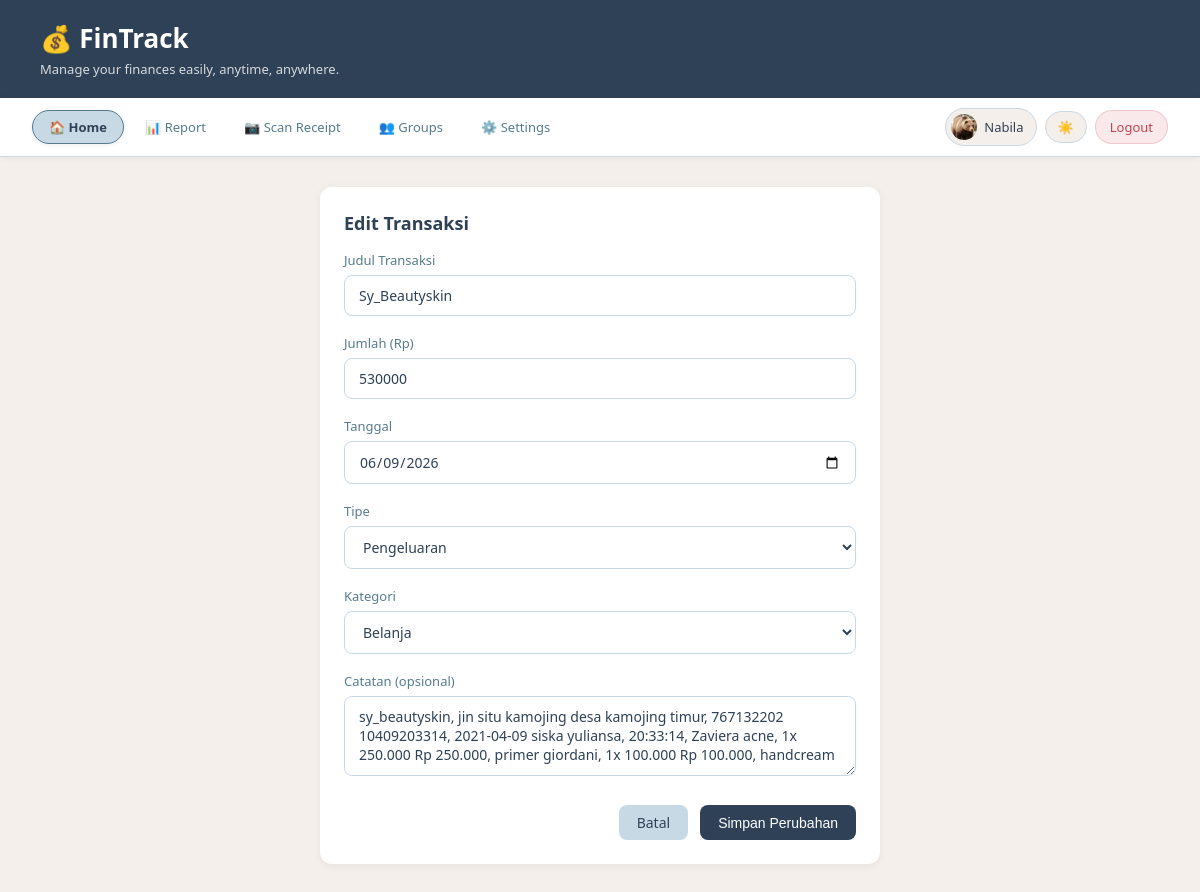
/edit/15 (signed in), run on the app's committed database.
### app.py (models this page shows)
class User(UserMixin, db.Model):
    id           = db.Column(db.Integer, primary_key=True)
    name         = db.Column(db.String(100), nullable=False)
    email        = db.Column(db.String(100), unique=True, nullable=False)
    password     = db.Column(db.String(200), nullable=False)
    photo        = db.Column(db.String(200), nullable=True)
    language     = db.Column(db.String(5),  default='id')
    theme        = db.Column(db.String(10), default='light')
    notif_popup  = db.Column(db.Boolean,    default=True)
    timezone     = db.Column(db.String(50), default='Asia/Jakarta')
    created_at   = db.Column(db.DateTime,   default=datetime.utcnow)
    transactions = db.relationship('Transaction', backref='user', lazy=True)

class Transaction(db.Model):
    id       = db.Column(db.Integer, primary_key=True)
    title    = db.Column(db.String(100), nullable=False)
    amount   = db.Column(db.Float,       nullable=False)
    category = db.Column(db.String(50),  nullable=False)
    type     = db.Column(db.String(10),  nullable=False)
    date     = db.Column(db.DateTime,    default=datetime.utcnow)
    note     = db.Column(db.String(200), nullable=True)
    user_id  = db.Column(db.Integer, db.ForeignKey('user.id'), nullable=False)

### app.py (the view, shortened to what this page needs)
@app.route('/edit/<int:id>', methods=['GET', 'POST'])
@login_required
def edit_transaction(id):
    transaction = Transaction.query.filter_by(id=id, user_id=current_user.id).first_or_404()
    return render_template('edit_transaction.html', transaction=transaction)

### app.py (called while the page is built)
@login_manager.user_loader
def load_user(user_id):
    return User.query.get(int(user_id))

@app.context_processor
def inject_translation():
    lang = current_user.language if current_user.is_authenticated else 'id'
    return dict(t=get_translation(lang))

### translations.py (called while the page is built)
def get_translation(lang='id'):
    return TRANSLATIONS.get(lang, TRANSLATIONS['id'])

### templates/edit_transaction.html (shortened to what this page needs)
<!DOCTYPE html>
<html lang="id" id="html-root">
<head>
    <link rel="stylesheet" href="{{ url_for('static', filename='style.css') }}">
</head>
<body>
<header>
    <h1>💰 FinTrack</h1>
    <p>{{ t['desc_app'] }}</p>
</header>
<nav class="navbar">
    <a href="/index" class="nav-link active">🏠 {{ t['nav_home'] }}</a>
    <a href="/report" class="nav-link">📊 {{ t['nav_report'] }}</a>
    <a href="/scan" class="nav-link">📷 {{ t['nav_scan'] }}</a>
    <a href="/groups" class="nav-link">👥 {{ t['nav_sharing'] }}</a>
    <a href="/settings" class="nav-link">⚙️ {{ t['nav_settings'] }}</a>
    <div class="nav-right">
        <div class="user-chip">
            <div class="user-avatar">
                {% if current_user.photo %}
                    <img src="{{ url_for('static', filename='uploads/' + current_user.photo) }}" alt="foto">
                {% else %}
                    👤
                {% endif %}
            </div>
            <span>{{ current_user.name }}</span>
        </div>
        <button class="theme-toggle" onclick="toggleTheme()">
            <span class="theme-icon">☀️</span>
        </button>
        <a href="/logout" class="btn-logout">{{ t['nav_logout'] }}</a>
    </div>
</nav>
<main>
    <div class="card form-card">
        <h2>Edit Transaksi</h2>
        <form method="POST" action="/edit/{{ transaction.id }}">
            <div class="form-group">
                <label>Judul Transaksi</label>
                <input type="text" name="title"
                       value="{{ transaction.title }}" required>
            </div>
            <div class="form-group">
                <label>Jumlah (Rp)</label>
                <input type="number" name="amount"
                       value="{{ transaction.amount | int }}" min="0" required>
            </div>
            <div class="form-group">
                <label>Tanggal</label>
                <input type="date" name="date"
                       value="{{ transaction.date.strftime('%Y-%m-%d') }}">
            </div>
            <div class="form-group">
                <label>Tipe</label>
                <select name="type">
                    <option value="expense" {{ 'selected' if transaction.type == 'expense' }}>Pengeluaran</option>
                </select>
            </div>
            <div class="form-group">
                <label>Kategori</label>
                <select name="category">
                    {% set categories = ['Makanan','Transport','Belanja','Hiburan','Kesehatan','Pendidikan','Gaji','Lainnya'] %}
                    {% for cat in categories %}
                        <option value="{{ cat }}" {{ 'selected' if transaction.category == cat }}>{{ cat }}</option>
                    {% endfor %}
                </select>
            </div>
            <div class="form-group">
                <label>Catatan (opsional)</label>
                <textarea name="note">{{ transaction.note }}</textarea>
            </div>
            <div class="form-actions">
                <a href="/" class="btn btn-secondary">Batal</a>
                <button type="submit" class="btn btn-primary">Simpan Perubahan</button>
            </div>
        </form>
    </div>
</main>
</body>
</html>

### static/style.css (style rules this page uses)
* { margin: 0; padding: 0; box-sizing: border-box; }
body { font-family: 'Segoe UI', sans-serif; background-color: #F5EFEB; color: #2F4156; }
header { background-color: #2F4156; color: white; padding: 20px 40px; }
header h1 { font-size: 26px; }
header p { font-size: 13px; opacity: 0.8; margin-top: 4px; }
main { padding: 30px 40px; }
.card { background: #FFFFFF; border-radius: 12px; padding: 24px; box-shadow: 0 2px 8px rgba(47,65,86,0.07); margin-bottom: 24px; }
.card h2 { margin-bottom: 16px; font-size: 18px; color: #2F4156; }
.btn { display: inline-block; padding: 8px 18px; border-radius: 8px; font-size: 14px; font-weight: 500; cursor: pointer; border: none; text-decoration: none; }
.btn-primary { background: #2F4156; color: white; }
.btn-secondary { background: #C8D9E6; color: #2F4156; }
.form-card { max-width: 560px; margin: 0 auto; }
.form-group { margin-bottom: 18px; }
.form-group label { display: block; font-size: 13px; font-weight: 500; margin-bottom: 6px; color: #567C8D; }
.form-group input, .form-group select, .form-group textarea { width: 100%; padding: 10px 14px; border: 1px solid #C8D9E6; border-radius: 8px; font-size: 14px; font-family: inherit; background: #FFFFFF; color: #2F4156; }
.form-group textarea { height: 80px; resize: vertical; }
.form-actions { display: flex; gap: 12px; justify-content: flex-end; margin-top: 24px; }
.navbar { background: #FFFFFF; padding: 10px 32px; display: flex; align-items: center; gap: 4px; border-bottom: 1px solid #C8D9E6; box-shadow: 0 1px 6px rgba(47,65,86,0.07); position: sticky; top: 0; z-index: 50; transition: background 0.2s, border-color 0.2s; flex-wrap: nowrap; overflow-x: auto; scrollbar-width: none; }
.navbar a.nav-link { text-decoration: none; color: #567C8D; font-size: 13px; font-weight: 500; padding: 7px 16px; border-radius: 99px; display: inline-flex; align-items: center; gap: 6px; white-space: nowrap; transition: background 0.18s, color 0.18s, border-color 0.18s, box-shadow 0.18s; border: 1.5px solid transparent; }
.navbar a.nav-link.active { background: #C8D9E6; color: #2F4156; font-weight: 650; border-color: #567C8D; box-shadow: 0 1px 4px rgba(47,65,86,0.10); }
.nav-right { margin-left: auto; display: flex; align-items: center; gap: 8px; flex-shrink: 0; }
.user-chip { display: inline-flex; align-items: center; gap: 7px; padding: 5px 12px 5px 5px; border-radius: 99px; background: #F5EFEB; border: 1.5px solid #C8D9E6; font-size: 13px; font-weight: 500; color: #2F4156; white-space: nowrap; }
.user-avatar { width: 26px; height: 26px; border-radius: 50%; background: #C8D9E6; display: flex; align-items: center; justify-content: center; font-size: 12px; overflow: hidden; flex-shrink: 0; }
.user-avatar img { width: 100%; height: 100%; object-fit: cover; }
.theme-toggle { display: inline-flex; align-items: center; gap: 5px; padding: 6px 12px; border-radius: 99px; background: #F5EFEB; border: 1.5px solid #C8D9E6; cursor: pointer; font-size: 13px; font-weight: 500; color: #567C8D; transition: all 0.2s; white-space: nowrap; font-family: inherit; }
.btn-logout { display: inline-flex; align-items: center; gap: 5px; padding: 7px 14px; border-radius: 99px; font-size: 13px; font-weight: 500; background: #FAE9EA; color: #C0444F; border: 1.5px solid rgba(192,68,79,0.2); text-decoration: none; cursor: pointer; transition: all 0.18s; white-space: nowrap; font-family: inherit; }

### data on the page
User: photo (picture), name "Nabila"

### other printed values
{{ t['desc_app'] }} "Manage your finances easily, anytime, anywhere."
{{ t['nav_home'] }} "Home"
{{ t['nav_report'] }} "Report"
{{ t['nav_scan'] }} "Scan Receipt"
{{ t['nav_sharing'] }} "Groups"
{{ t['nav_settings'] }} "Settings"
{{ t['nav_logout'] }} "Logout"
form field category "Belanja"
